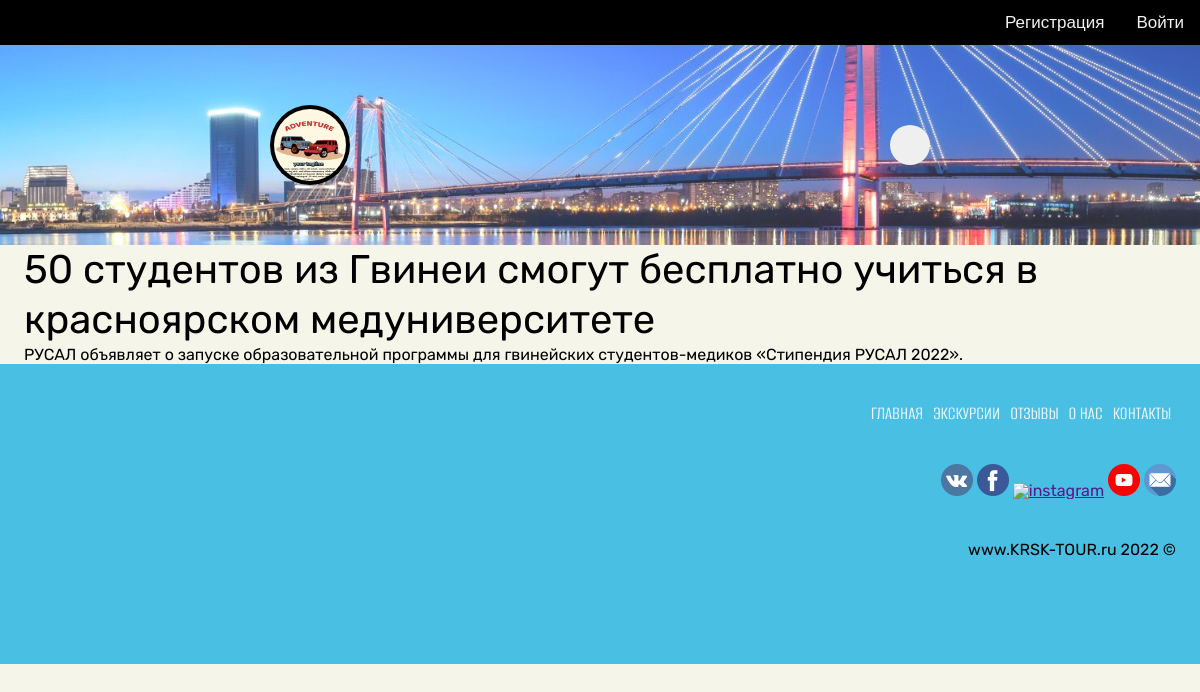
Screenshot of /21 with the database file from the repository.
### tables this page shows
CREATE TABLE `blog` (
  `id` int(11) NOT NULL,
  `h1` varchar(255) NOT NULL,
  `text` longtext NOT NULL,
  `file` varchar(255) NOT NULL,
  `date` timestamp NOT NULL DEFAULT CURRENT_TIMESTAMP,
  `status` varchar(50) NOT NULL DEFAULT 'ok',
  `author` text NOT NULL
);

### index.php (called while the page is built, shortened)
<?php
require_once './db.php';
    $data = mysqli_query($db, "SELECT * FROM `blog` WHERE `status`='ok' ");
    $url = key($_GET);
    $r = new Router();
    $r->addRoute("/", "main.php");
    $r->addRoute("/tours", "tours.php");
    $r->addRoute("/reviews", "reviews.php");
    $r->addRoute("/about", "about.php");
    $r->addRoute("/contacts", "contacts.php");
    $r->addRoute("/registration", "registration.php");
    $r->addRoute("/login", "login.php");
    $r->addRoute("/manager", "manager.php");
    $r->addRoute("/blog", "blog.php");
    $r->addRoute("/museums", "articles_page.php");
    $r->addRoute("/reserve", "reserve.php");
    $r->addRoute("/places", "places.php");
    $r->addRoute("/restaurant", "restaurant.php");
    $r->addRoute("/sayan", "ex1.php");
    $r->addRoute("/astafev", "ex2.php");
    $r->addRoute("/stolbu", "ex3.php");
    $r->addRoute("/krasnoyarsk-night", "ex4.php");
    $r->addRoute("/item_page", "item_page.php");
    while($post = mysqli_fetch_array($data)) {
        $r->addRoute("/" . $post['id'], 'news.php');
    }
    $r->route("/".$url);
?>

### pages/news.php (the view)
<?php require_once './templates/header.php'?>
<?php
    $article_id = basename($_SERVER['REQUEST_URI']);
    global $db;
    $data = mysqli_query($db, "SELECT * FROM `blog` WHERE `id`='{$article_id}' ");
    $result = mysqli_fetch_assoc($data);
?>
<main class="cite-main">
    <div class="news">
            <h1 class="news-header"><?=$result['h1']; ?></h1>
            <p class="news-text"><?=$result['text']; ?></p>
    </div>
</main>
<?php require_once './templates/footer.php' ?>

### css/styles.css (style rules this page uses)
:root { --main-color: #f5f5e9; --main-color1: #fff; --main-color2: #64DFDF; --main-color3: #5e696a; --color-footer: #48BFE3; --text-main-color: black; --secondary-color: #444668; --secondary-color1: #5390D9; --secondary-color2: #5E60CE; --secondary-color3: #41394e; --secondary-footer: #2b2130; --text-secondary-color: white; }
html { font-family: 'AlumniSans', sans-serif; }
body { -webkit-transition: 0.5s; transition: 0.5s; background-color: var(--main-color); }
h1 { font-size: 40px; line-height: 50px; color: var(--text-main-color); }
p { font-size: 16px; line-height: normal; color: var(--text-main-color); }
.cite-main { font-family: 'Rubik-Regular', sans-serif; margin: 0 2%; }
:root { --card-img-height: 200px; }

### css/light-mode.css (style rules this page uses)
:root { --main-color: #f5f5e9; --main-color1: #fff; --main-color2: #64DFDF; --main-color3: #5e696a; --color-footer: #48BFE3; --text-main-color: black; }

### rows the page displays
blog: h1 "50 студентов из Гвинеи смогут бесплатно учиться в красноярском медуниверситете", text "РУСАЛ объявляет о запуске образовательной программы для гвинейских студентов-медиков «Стипендия РУСАЛ 2022»."
